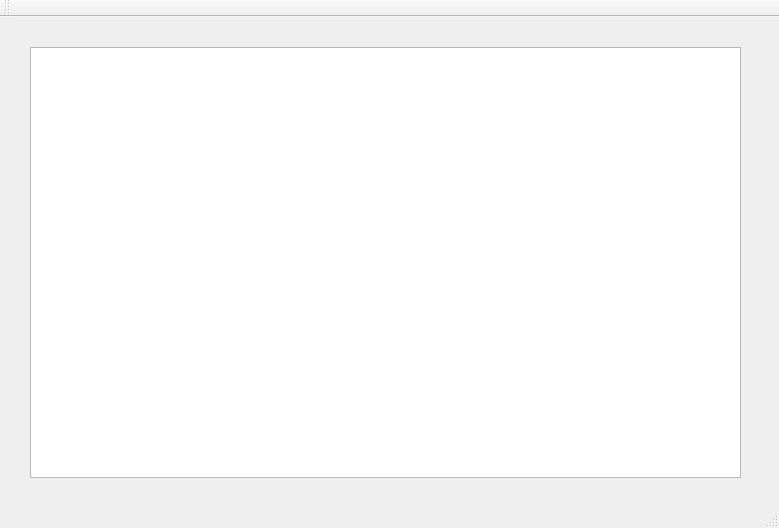
<?xml version="1.0" encoding="UTF-8"?>
<ui version="4.0">
 <class>MainWindow</class>
 <widget class="QMainWindow" name="MainWindow">
  <property name="geometry">
   <rect>
    <x>0</x>
    <y>0</y>
    <width>779</width>
    <height>528</height>
   </rect>
  </property>
  <property name="windowTitle">
   <string>MainWindow</string>
  </property>
  <widget class="QWidget" name="centralWidget">
   <widget class="QGraphicsView" name="graphicsView">
    <property name="geometry">
     <rect>
      <x>30</x>
      <y>30</y>
      <width>711</width>
      <height>431</height>
     </rect>
    </property>
   </widget>
  </widget>
  <widget class="QMenuBar" name="menuBar">
   <property name="geometry">
    <rect>
     <x>0</x>
     <y>0</y>
     <width>779</width>
     <height>21</height>
    </rect>
   </property>
  </widget>
  <widget class="QToolBar" name="mainToolBar">
   <attribute name="toolBarArea">
    <enum>TopToolBarArea</enum>
   </attribute>
   <attribute name="toolBarBreak">
    <bool>false</bool>
   </attribute>
  </widget>
  <widget class="QStatusBar" name="statusBar"/>
 </widget>
 <layoutdefault spacing="6" margin="11"/>
 <resources/>
 <connections/>
</ui>
